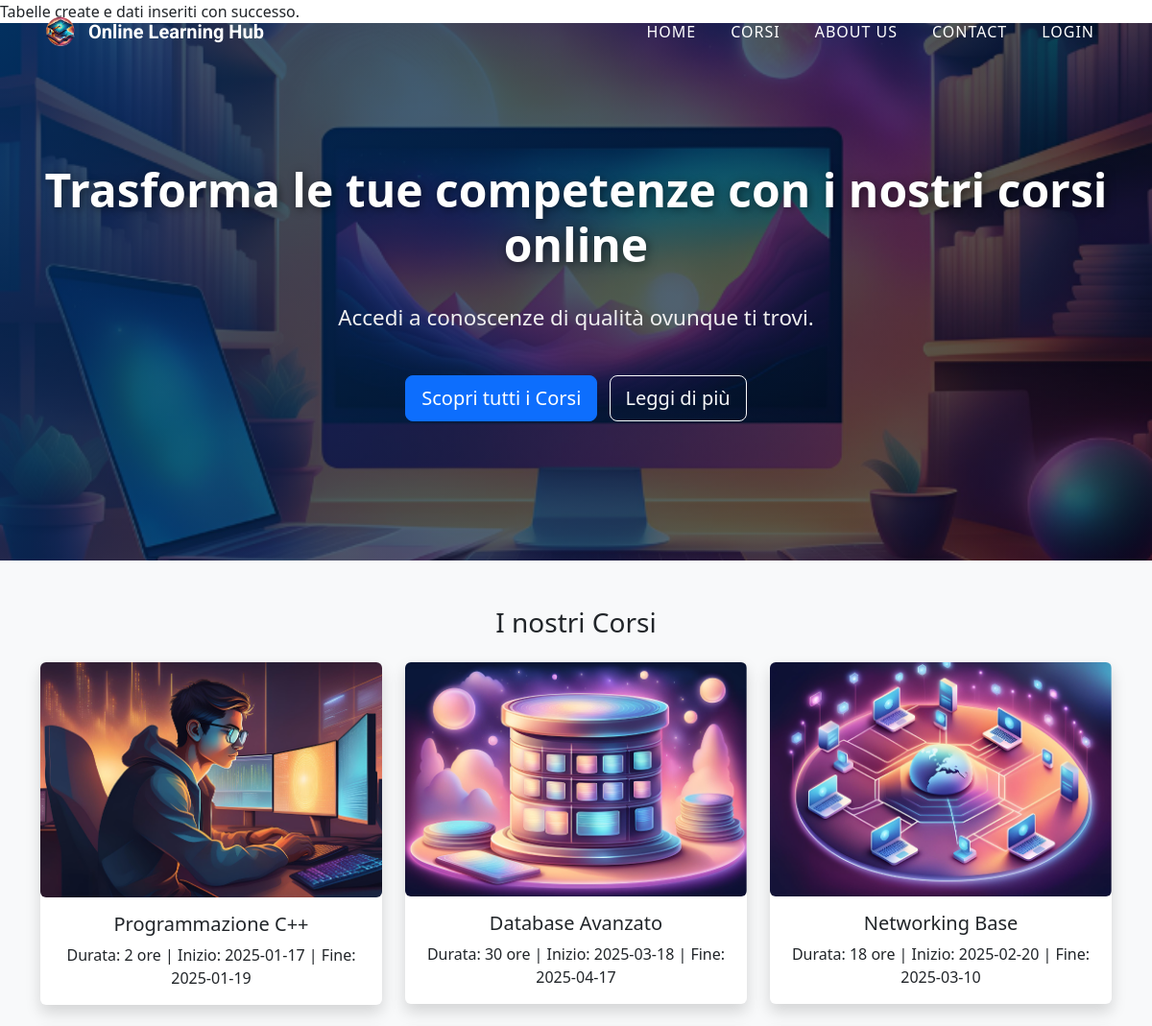
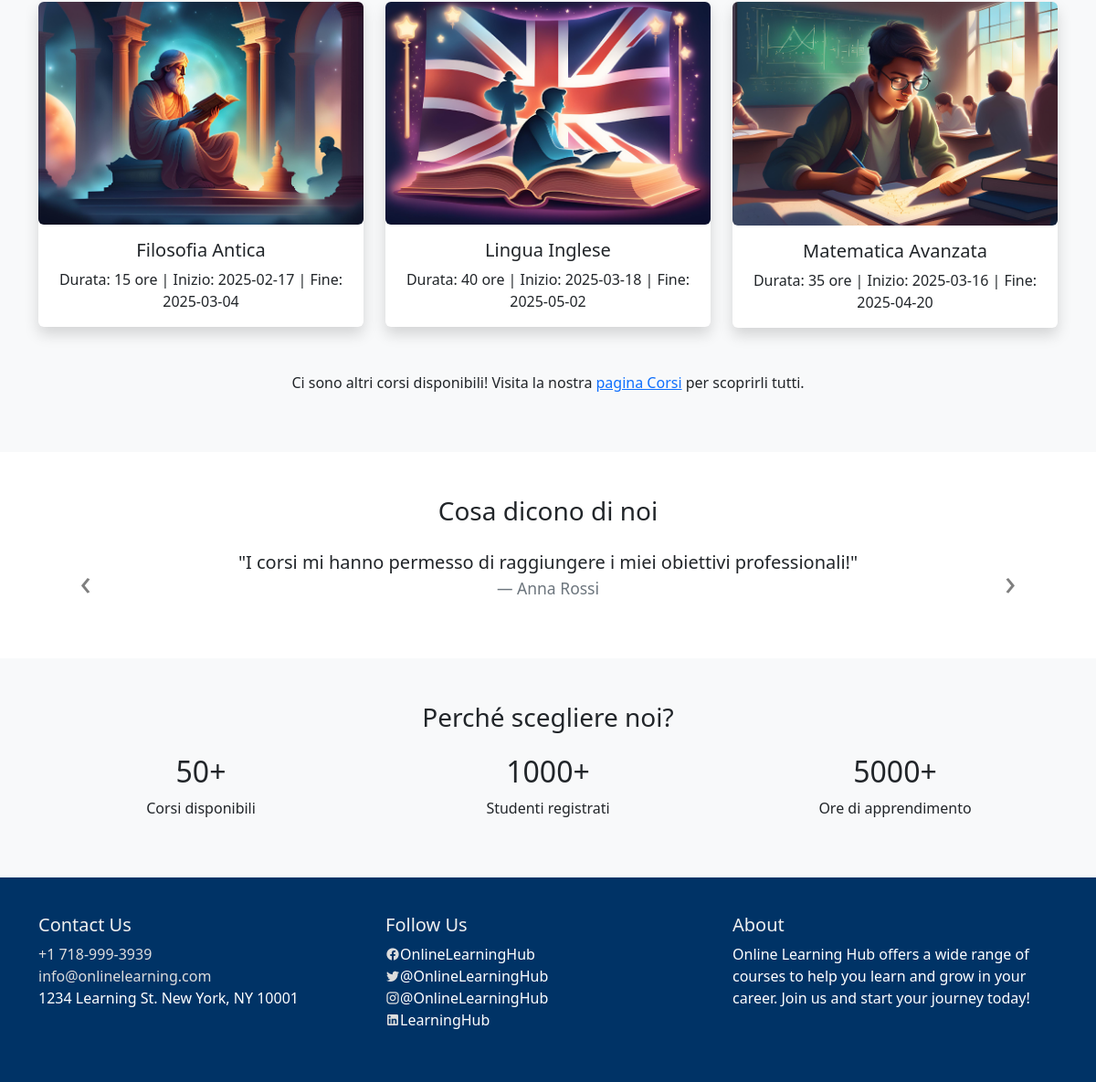
The page / on the database its author committed (2 pictures, top to bottom).
### tables this page shows
CREATE TABLE IF NOT EXISTS `corso` (
    `IdCorso` int AUTO_INCREMENT PRIMARY KEY,
    `Nome` varchar(100) DEFAULT NULL,
    `Durata` int DEFAULT NULL,
    `DataInizio` date DEFAULT NULL,
    `IdIstruttore` int DEFAULT NULL,
    `IdCategoria` int DEFAULT NULL,
    `DataFine` date DEFAULT NULL,
    `Idamministratore` int NOT NULL
);

### index.php (the view, shortened to what this page needs)
<?php
include('config.php');
include('templates/template_header.php');
if (!isset($_SESSION['user_id'])) {
    include('navbar_guest_index.php');
} else {
    include('navbar_index.php');
}
?>
<link href="https://cdn.jsdelivr.net/npm/bootstrap@5.3.0/dist/css/bootstrap.min.css" rel="stylesheet">
<header class="header-bg">
    <div class="overlay"></div>
    <div class="container text-center text-white d-flex align-items-center justify-content-center flex-column">
        <h1 class="hero-title">Trasforma le tue competenze con i nostri corsi online</h1>
        <p class="hero-subtext">Accedi a conoscenze di qualità ovunque ti trovi.</p>
        <div class="mt-4">
            <a href="corsi/corsi.php" class="btn btn-primary btn-lg mr-2">Scopri tutti i Corsi</a>
            <a href="pages/aboutUs.php" class="btn btn-outline-light btn-lg">Leggi di più</a>
        </div>
    </div>
</header>
<section class="section py-5 bg-light" id="courses">
    <div class="container">
        <h3 class="text-center mb-4">I nostri Corsi</h3>
        <div class="row">
            <?php
            try {
                $sql = "SELECT Nome, Durata, DataInizio, DataFine, idCorso FROM Corso LIMIT 6";
                $stmt = $pdo->query($sql);
                if ($stmt->rowCount() > 0) {
                    while ($course = $stmt->fetch()) {
                        $courseName = htmlspecialchars($course['Nome']);
                        $courseImage = file_exists("resources/image/" . str_replace(' ', '', $courseName) . ".png") ?
                        "resources/image/" . str_replace(' ', '', $courseName) . ".png" : "resources/image/Default.png";
                        $courseDescription = "Durata: {$course['Durata']} ore | Inizio: {$course['DataInizio']} | Fine: {$course['DataFine']}";
            ?>
            <div class="col-sm-6 col-md-4 mb-4">
                <div class="card text-center border-0 shadow">
                    <div class="services-terri-figure position-relative">
                        <img src="<?= htmlspecialchars($courseImage) ?>" alt="<?= $courseName ?>" class="img-fluid rounded" loading="lazy">
                    </div>
                    <div class="card-body">
                        <h5 class="card-title"><?= $courseName ?></h5>
                        <p class="card-text"><?= htmlspecialchars($courseDescription) ?></p>
                    </div>
                </div>
            </div>
            <?php
                    }
                } else {
                    echo "<p class='text-center'>Nessun corso disponibile al momento.</p>";
                }
            } catch (PDOException $e) {
                echo "<p class='text-center'>Errore nel recupero dei corsi: " . $e->getMessage() . "</p>";
            }
            ?>
        </div>
        <div class="text-center mt-4">
            <p>Ci sono altri corsi disponibili! Visita la nostra <a href="corsi/corsi.php">pagina Corsi</a> per scoprirli tutti.</p>
        </div>
    </div>
</section>
<section class="section py-5 bg-white" id="testimonials">
    <div class="container">
        <h3 class="text-center mb-4">Cosa dicono di noi</h3>
        <div id="testimonialCarousel" class="carousel slide" data-bs-ride="carousel">
            <div class="carousel-inner">
                <div class="carousel-item active">
                    <blockquote class="blockquote text-center">
                        <p>"I corsi mi hanno permesso di raggiungere i miei obiettivi professionali!"</p>
                        <footer class="blockquote-footer">Anna Rossi</footer>
                    </blockquote>
                </div>
            </div>
            <button class="carousel-control-prev custom-carousel-control" type="button" data-bs-target="#testimonialCarousel" data-bs-slide="prev">
                <span class="custom-control-icon">&#8249;</span>
            </button>
            <button class="carousel-control-next custom-carousel-control" type="button" data-bs-target="#testimonialCarousel" data-bs-slide="next">
                <span class="custom-control-icon">&#8250;</span>
            </button>
        </div>
    </div>
</section>
<section class="section py-5 bg-light" id="stats">
    <div class="container text-center">
        <h3 class="mb-4">Perché scegliere noi?</h3>
        <div class="row">
            <div class="col-md-4">
                <h2>50+</h2>
                <p>Corsi disponibili</p>
            </div>
            <div class="col-md-4">
                <h2>1000+</h2>
                <p>Studenti registrati</p>
            </div>
            <div class="col-md-4">
                <h2>5000+</h2>
                <p>Ore di apprendimento</p>
            </div>
        </div>
    </div>
</section>
<?php include('templates/template_footer.php'); ?>

### templates/template_header.php (shortened to what this page needs)
<!DOCTYPE html>
<html lang="it">
<head>
    <link href="https://stackpath.bootstrapcdn.com/bootstrap/4.5.2/css/bootstrap.min.css" rel="stylesheet">
    <link rel="stylesheet" href="https://cdnjs.cloudflare.com/ajax/libs/font-awesome/5.15.4/css/all.min.css">
    <link rel="stylesheet" href="style.css">
    <link rel="stylesheet" href="../style.css">
</head>
<body>

### navbar_guest_index.php (shortened to what this page needs)
<nav class="navbar navbar-expand-lg fixed-top custom-navbar">
        <div class="container">
            <a class="navbar-brand" href="#">
                <img src="resources/image/logo.png" alt="Logo" width="40" height="40" class="d-inline-block align-middle">
                <span>Online Learning Hub</span>
            </a>
            <div class="collapse navbar-collapse" id="navbarNav">
                <ul class="navbar-nav ml-auto">
                    <li class="nav-item"><a class="nav-link" href="index.php">Home</a></li>
                    <li class="nav-item"><a class="nav-link" href="corsi/corsi.php">Corsi</a></li>
                    <li class="nav-item"><a class="nav-link" href="pages/aboutUs.php">About Us</a></li>
                    <li class="nav-item"><a class="nav-link" href="pages/contact.php">Contact</a></li>
                    <li class="nav-item"><a class="nav-link" href="pages/login.php">Login</a></li>
                </ul>
            </div>
        </div>
    </nav>

### templates/template_footer.php (shortened to what this page needs)
<footer class="section footer-creative">
    <div class="container">
        <div class="row">
            <div class="col-sm-6 col-md-4">
                <h5>Contact Us</h5>
                <ul class="list-unstyled">
                    <li><a href="tel:+17189993939">+1 718-999-3939</a></li>
                    <li><a href="mailto:info@onlinelearning.com">info@onlinelearning.com</a></li>
                    <li>1234 Learning St. New York, NY 10001</li>
                </ul>
            </div>
            <div class="col-sm-6 col-md-4">
                <h5>Follow Us</h5>
                <ul class="list-unstyled">
                    <li><a href="#" class="icon mdi mdi-facebook"></a>OnlineLearningHub</li>
                    <li><a href="#" class="icon mdi mdi-twitter"></a>@OnlineLearningHub</li>
                    <li><a href="#" class="icon mdi mdi-instagram"></a>@OnlineLearningHub</li>
                    <li><a href="#" class="icon mdi mdi-linkedin"></a>LearningHub</li>
                </ul>
            </div>
            <div class="col-md-4">
                <h5>About</h5>
                <p>Online Learning Hub offers a wide range of courses to help you learn and grow in your career. Join us and start your journey today!</p>
            </div>
        </div>
    </div>
</footer>
<link rel="stylesheet" href="https://cdn.jsdelivr.net/npm/@mdi/font/css/materialdesignicons.min.css">
</body>
</html>

### style.css (style rules this page uses)
body { font-family: 'Roboto', sans-serif; margin: 0; padding: 0; }
.custom-navbar { background: transparent; box-shadow: none; padding: 20px 0; transition: all 0.4s ease-in-out; }
.custom-navbar .navbar-brand { display: flex; align-items: center; font-size: 1.25rem; font-weight: 700; color: white; }
.custom-navbar .navbar-brand span { margin-left: 10px; font-family: 'Roboto', sans-serif; }
.custom-navbar .nav-link { color: white; font-size: 1rem; font-weight: 500; margin: 0 10px; text-transform: uppercase; letter-spacing: 1px; transition: color 0.3s ease-in-out; }
.header-bg { background-image: url('resources/images/header-bg.jpg'); background-size: cover; background-position: center; height: 60vh; display: flex; justify-content: center; align-items: center; color: white; position: relative; }
.hero-subtext { font-size: 1.2rem; margin-top: 15px; }
.services-terri-figure { position: relative; overflow: hidden; }
.services-terri-figure img { width: 100%; height: auto; transition: transform 0.3s ease; }
.footer-creative { background-color: #003366; color: white; padding: 40px 0; }
.footer-creative h5 { color: #f0f0f0; }
.footer-creative a { color: #ddd; text-decoration: none; }
.header-bg { position: relative; background-image: url('resources/image/sfondoHeader.png'); background-size: cover; background-position: center; height: 70vh; display: flex; align-items: center; justify-content: center; text-align: center; color: white; }
.header-bg .overlay { position: absolute; top: 0; left: 0; width: 100%; height: 100%; background: linear-gradient(135deg, rgba(0, 51, 102, 0.8), rgba(0, 0, 0, 0.6)); z-index: 1; }
.container { z-index: 2; }
.hero-title { font-size: 3rem; font-weight: 700; text-shadow: 2px 2px 10px rgba(0, 0, 0, 0.5); margin-bottom: 15px; }
.hero-subtext { font-size: 1.4rem; margin-bottom: 20px; color: #f0f0f0; }
.btn-primary { background-color:rgb(46, 96, 245); border-color: rgb(46, 96, 245); transition: all 0.3s ease-in-out; }
.btn-primary { background-color: #007bff; color: #fff; padding: 8px 12px; border: none; border-radius: 5px; cursor: pointer; }

### index.php (style rules this page uses)
#testimonials .custom-carousel-control { background: none; border: none; color: black; font-size: 2rem; position: absolute; top: 50%; transform: translateY(-50%); cursor: pointer; z-index: 2; }
#testimonials .custom-carousel-control .custom-control-icon { font-size: 2.5rem; }
.carousel-control-prev { left: -2rem; }
.carousel-control-next { right: -2rem; }

### rows shown on the page
corso: shows a picture, Nome "Programmazione C++", courseDescription "Durata: 2 ore | Inizio: 2025-01-17 | Fine: 2025-01-19"
corso: shows a picture, Nome "Database Avanzato", courseDescription "Durata: 30 ore | Inizio: 2025-03-18 | Fine: 2025-04-17"
corso: shows a picture, Nome "Networking Base", courseDescription "Durata: 18 ore | Inizio: 2025-02-20 | Fine: 2025-03-10"
corso: shows a picture, Nome "Filosofia Antica", courseDescription "Durata: 15 ore | Inizio: 2025-02-17 | Fine: 2025-03-04"
corso: shows a picture, Nome "Lingua Inglese", courseDescription "Durata: 40 ore | Inizio: 2025-03-18 | Fine: 2025-05-02"
corso: shows a picture, Nome "Matematica Avanzata", courseDescription "Durata: 35 ore | Inizio: 2025-03-16 | Fine: 2025-04-20"
